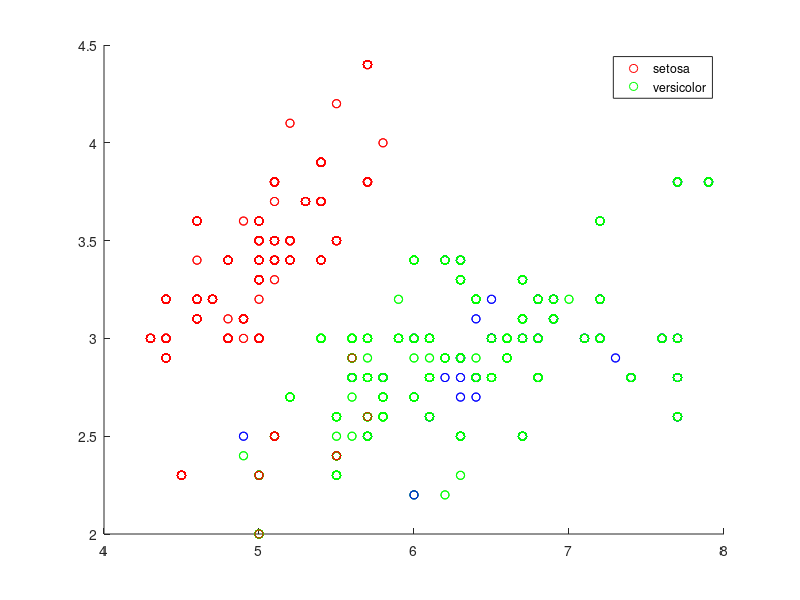

Write the MATLAB code that produced this figure.
load fisheriris
X = meas;
Y = species;
gscatter(X(:,1) , X(:,2),species , 'rgb');
Z = randperm(150);%Randomising the indices.
bus = 1;
%Training Data
xTrain = X(Z(bus:50),:);
yTrain = Y(Z(bus:50),:);
gscatter(xTrain(:,1) , xTrain(:,2),yTrain , 'rgb');
%Test Data
xTest = X(Z(50+bus:100),:);
yTest = Y(Z(50+bus:100),:);
%Validation Data
xValidate = X(Z(100+bus:150),:);
yValidate = Y(Z(100+bus:150),:);
fprintf('3-fold cross validation: fold 1')
good_rate = 100; %intialize best rate to 100
k_Best = 0; %intialize best value of K to 0
for k=1:2:length(xTrain) %choose K in odd numbers btn 1-75
    knn1 = fitcknn(xTrain,yTrain,'NumNeighbors',k);
    yPred = predict(knn1,xTest);
    hold on;
    gscatter(xTest(:,1), xTest(:,2), yPred,'rgb');%Visualise classification results.
    error = 0;
    for i=1:length(yTest)
        if ~isequal(yPred(i), yTest(i))
            error = error+1;
        end
    end
    error_rate = error/50;
    
    if error_rate < good_rate
        k_Best = k;
        good_rate = error_rate;
    end
end
mean_error = good_rate %Print best rate
k_Best    %Print best K
fprintf('3-fold cross validation: fold 2')
good_rate = 100; %intialize best rate to 100
k_Best = 0; %intialize best value of K to 0
for k=1:2:length(xTrain) %choose K in odd numbers btn 1-75
    knn1 = fitcknn(xTrain,yTrain,'NumNeighbors',k);
    yPred2 = predict(knn1,xValidate);
    hold on;
    gscatter(xValidate(:,1), xValidate(:,2), yPred2,'rgb');%Visualise classification results.
    error = 0;
    for i=1:length(yValidate)
        if ~isequal(yPred2(i), yValidate(i))
            error = error+1;
        end
    end
    error_rate = error/50;
    
    if error_rate < good_rate
        k_Best = k;
        good_rate = error_rate;
    end
end
error_mean = good_rate %Print best rate
k_Best    %Print best K


